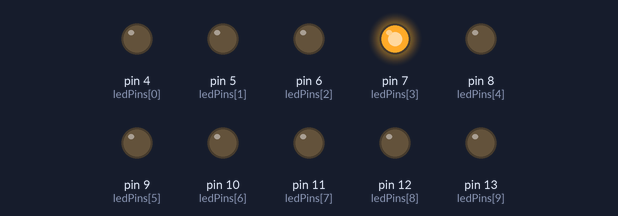
A sketch run on a simulated Arduino Uno, built with avr-gcc and run on an emulated ATmega328P. Parts: output pins drawn as LEDs (lit = HIGH). Random numbers use the default seed unless the sketch sets one.

Above: at 15.94 s.
At 39.94 s:
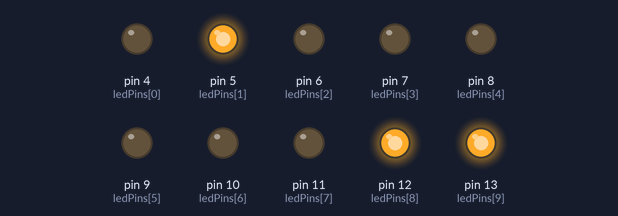
Timing chart, 0 to 40.0 s (numbered marks = the images above):
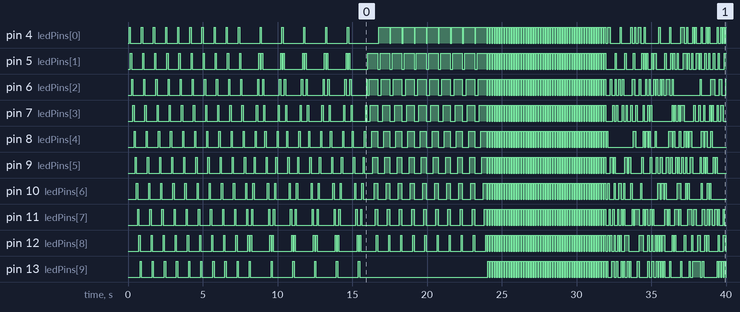

The sketch:

LED_Chase_Effect.ino
```cpp
// Project: Advanced LED Chase with Multiple Modes
// Same pins: LEDs on digital pins 4 to 13

const byte ledPins[] = {4, 5, 6, 7, 8, 9, 10, 11, 12, 13};
const int numLeds = sizeof(ledPins);
int currentLED = 0;
int direction = 1;
unsigned long lastUpdate = 0;
int baseDelay = 80;
int mode = 0;           // 0 = classic, 1 = bounce, 2 = fill, 3 = blink-all, 4 = sparkle
unsigned long modeSwitchTime = 0;
const int modeInterval = 8000;  // switch modes every 8 seconds

void setup() {
  for (int i = 0; i < numLeds; i++) {
    pinMode(ledPins[i], OUTPUT);
  }
  randomSeed(analogRead(0)); // for sparkle randomness
}

void loop() {
  unsigned long currentTime = millis();

  // Change mode every 8 seconds
  if (currentTime - modeSwitchTime > modeInterval) {
    mode = (mode + 1) % 5;
    modeSwitchTime = currentTime;
    clearAllLeds();
  }

  // LED update based on current mode
  if (currentTime - lastUpdate > baseDelay) {
    lastUpdate = currentTime;

    switch (mode) {
      case 0: classicChase(); break;
      case 1: bounceChase(); break;
      case 2: fillChase(); break;
      case 3: blinkAll(); break;
      case 4: sparkle(); break;
    }
  }
}

// ==== Mode Functions ====

void classicChase() {
  clearAllLeds();
  digitalWrite(ledPins[currentLED], HIGH);
  currentLED = (currentLED + 1) % numLeds;
}

void bounceChase() {
  clearAllLeds();
  digitalWrite(ledPins[currentLED], HIGH);
  currentLED += direction;
  if (currentLED == numLeds - 1 || currentLED == 0) direction *= -1;
}

void fillChase() {
  digitalWrite(ledPins[currentLED], HIGH);
  currentLED++;
  if (currentLED >= numLeds) {
    currentLED = 0;
    clearAllLeds();
  }
}

void blinkAll() {
  static bool on = false;
  on = !on;
  for (int i = 0; i < numLeds; i++) {
    digitalWrite(ledPins[i], on ? HIGH : LOW);
  }
}

void sparkle() {
  clearAllLeds();
  for (int i = 0; i < 3; i++) {
    int randLed = random(numLeds);
    digitalWrite(ledPins[randLed], HIGH);
  }
}

// ==== Utility ====
void clearAllLeds() {
  for (int i = 0; i < numLeds; i++) {
    digitalWrite(ledPins[i], LOW);
  }
}
```
